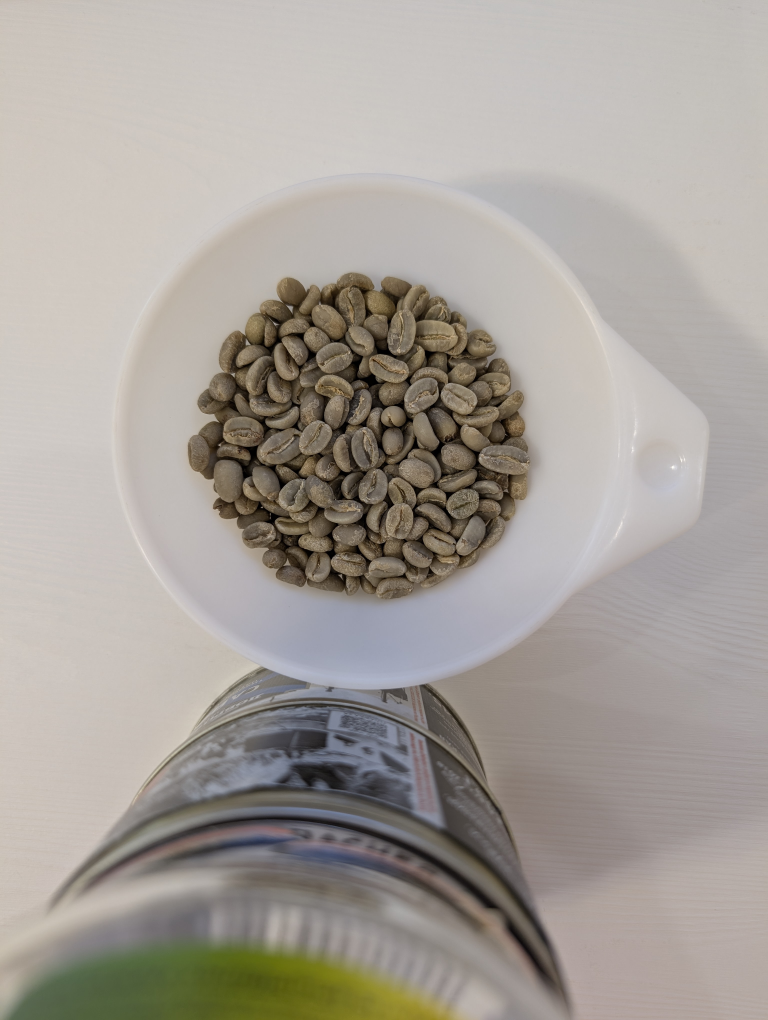
#> input picture dataset/2026-08-09__test_new_format/PXL_20260809_115827675.jpg, 3072 x 4080 px (shown at 1/4 size); its folder holds only this picture in this run
$ python -i estimators.py   (imports and definitions only)
#> lines starting #> are read from the running program, lines starting #| are printed output that depends on the picture; after the words box and inside, x2 and y2 are one past the last pixel; in counts of white or black regions, pixels touching at a corner belong together
#> further down, picture is the input picture: shape (4080, 3072, 3); mean B, G, R 153.4, 160, 166
"""Four candidate bean-scale estimators, plus the FFT method already on record.

All return an estimated centre-to-centre spacing in pixels of the *input crop*,
directly comparable to the manual ground truth
    spacing = crop_side / sqrt(n_beans)

Each is deliberately given the same input: the identical centre crop that was
rendered for manual counting, so no method gets a different field of view.
"""
from __future__ import annotations

import time

import cv2
import numpy as np
from scipy import ndimage


# ---------------------------------------------------------------- helpers
def _gray(img_bgr, max_side=1200):
    """Grayscale, capped resolution. Returns (gray, scale) where
    spacing_in_source = spacing_measured * scale."""
#> called with max_side = 1200
    h, w = img_bgr.shape[:2]
#> h = 4080; w = 3072
    s = max(h, w) / max_side
#> s = 3.4
    if s > 1:
        img_bgr = cv2.resize(img_bgr, (int(w / s), int(h / s)), interpolation=cv2.INTER_AREA)
    else:
        s = 1.0
    return cv2.cvtColor(img_bgr, cv2.COLOR_BGR2GRAY), s


# [8 lines left out: function _radial_profile, not called in this run]


# ---------------------------------------------------------------- M1
def m1_distance_transform(img_bgr):
    """Threshold beans against the darker inter-bean gaps, distance-transform,
    and read the median inscribed radius off the local maxima.

    For touching convex objects the distance-transform peak inside each object is
    its inscribed radius, so centre-to-centre spacing is about twice that. This is
    the standard recipe for sizing touching particles and is what makes it robust
    where simple connected components would merge every bean into one blob.
    """
    gray, scale = _gray(img_bgr)
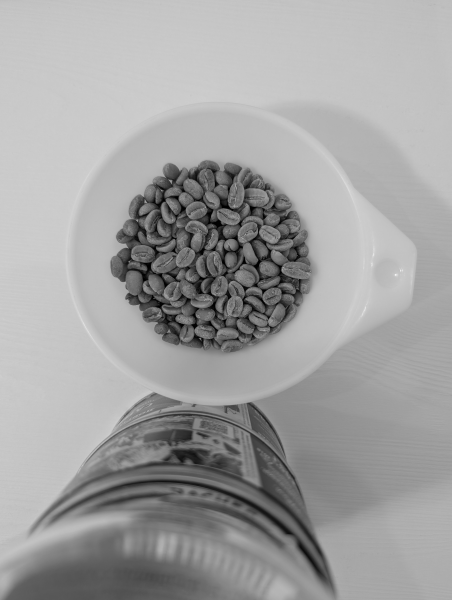
#> gray: shape (1200, 903) (shown at 1/2 size); min 0, max 253, mean 161
#> scale = 3.4
    gray = cv2.GaussianBlur(gray, (0, 0), 2)
    # Beans are brighter than the shadowed gaps between them.
    _, mask = cv2.threshold(gray, 0, 255, cv2.THRESH_BINARY + cv2.THRESH_OTSU)
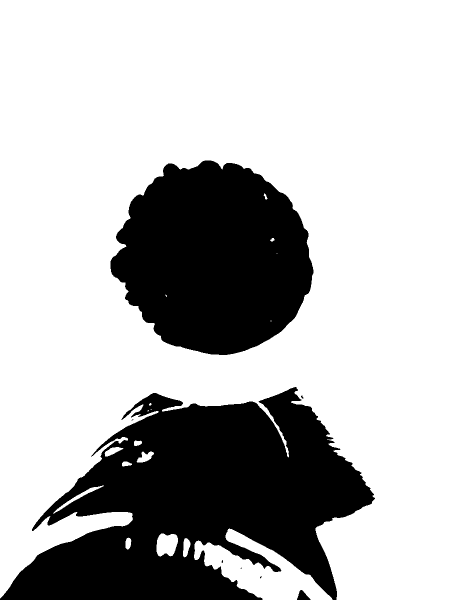
#> mask: shape (1200, 903) (shown at 1/2 size); 72% white; 8 black regions (5 under 20 px), largest, box (x1, y1, x2, y2) and area: (0, 774, 750, 1200) 185486, (221, 321, 627, 710) 117222, (594, 1180, 621, 1200) 320
    # Close pinholes (creases and silverskin read as dark inside a bean).
    k = cv2.getStructuringElement(cv2.MORPH_ELLIPSE, (7, 7))
    mask = cv2.morphologyEx(mask, cv2.MORPH_CLOSE, k, iterations=2)
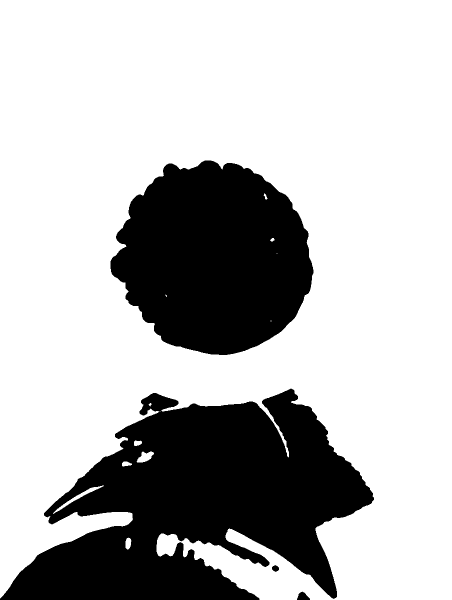
#> mask: shape (1200, 903) (shown at 1/2 size); 72.3% white; 4 black regions, box (x1, y1, x2, y2) and area: (0, 777, 748, 1200) 182566, (221, 321, 627, 710) 117168, (594, 1183, 620, 1200) 287, (544, 1130, 558, 1144) 134
    dist = cv2.distanceTransform(mask, cv2.DIST_L2, 5)
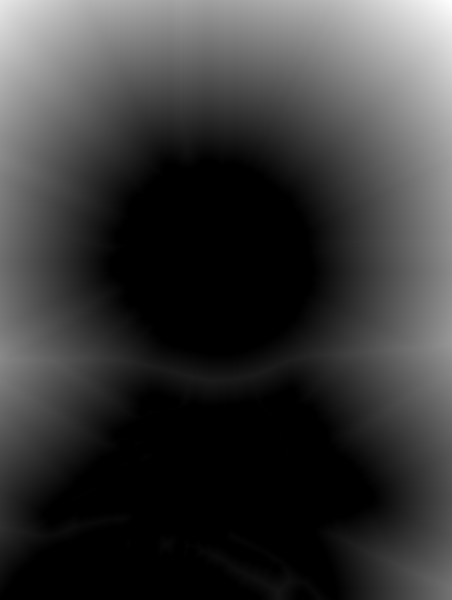
#> dist: shape (1200, 903) float32 (shown at 1/2 size); min 0, max 510, mean 112.2; drawn with min black and max white
    if dist.max() < 2:
        return None
    # Local maxima on a neighbourhood scaled to the rough object size, so two
    # peaks inside one bean don't both count.
    approx_r = max(3, int(dist.max() * 0.6))
#> approx_r = 305
    mx = ndimage.maximum_filter(dist, size=approx_r)
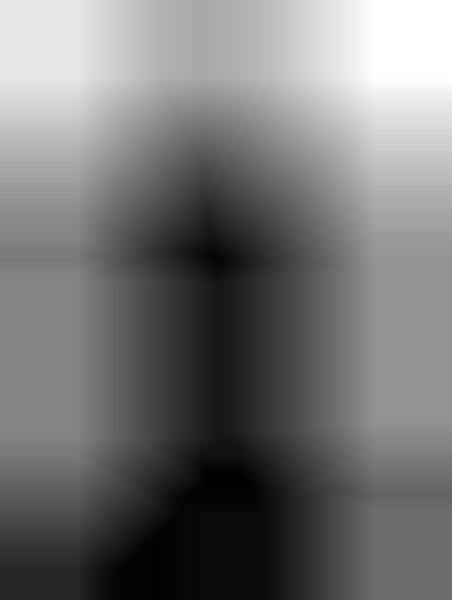
#> mx: shape (1200, 903) float32 (shown at 1/2 size); min 18.58, max 510, mean 243.3; drawn with min black and max white
    peaks = dist[(dist == mx) & (dist > 0.35 * dist.max())]
#> peaks = [463.4, 510, 302.7, 274.4, 230.4]
    if peaks.size < 4:
        return None
    return float(2.0 * np.median(peaks) * scale)


# ---------------------------------------------------------------- M2
# [48 lines left out: functions m2_granulometry, m3_autocorrelation, not called in this run]


# ---------------------------------------------------------------- M4
_SAM = None


# [44 lines left out: functions m4_mobile_sam, m0_fft_radial, not called in this run]


METHODS = {
    "M1 dist-transform": m1_distance_transform,
    "M2 granulometry": m2_granulometry,
    "M3 autocorrelation": m3_autocorrelation,
    "M4 MobileSAM": m4_mobile_sam,
    "M0 FFT (incumbent)": m0_fft_radial,
}


# [7 lines left out: function timed, not called in this run]

>>> import cv2
>>> picture = cv2.imread('../../dataset/2026-08-09__test_new_format/PXL_20260809_115827675.jpg')
>>> result = m1_distance_transform(picture)
#> result = 2058.6

$ run again, on dataset/2026-08-09__test_new_format/PXL_20260809_115836451.jpg
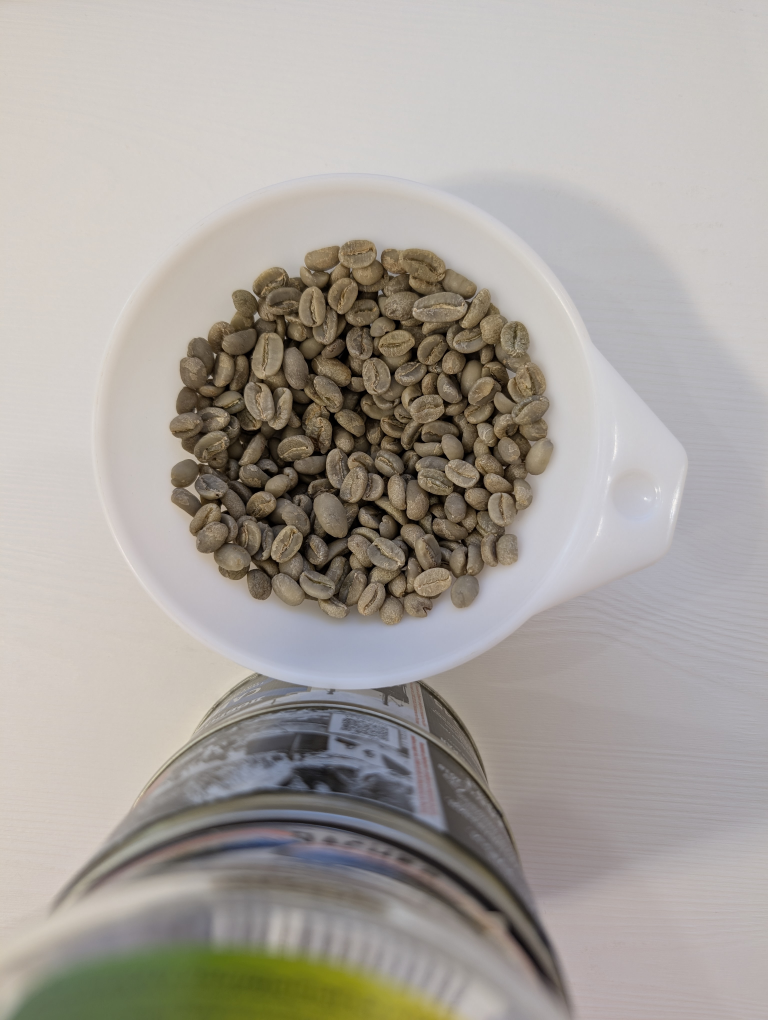
#> input picture dataset/2026-08-09__test_new_format/PXL_20260809_115836451.jpg, 3072 x 4080 px (shown at 1/4 size)
#> picture is the input picture: shape (4080, 3072, 3); mean B, G, R 157.6, 163.5, 169
#> scale = 3.4
#> in m1_distance_transform, `_, mask = cv2.threshold(gray, 0, 255, cv2.THRESH_BINARY + cv2.THRESH_O..`:
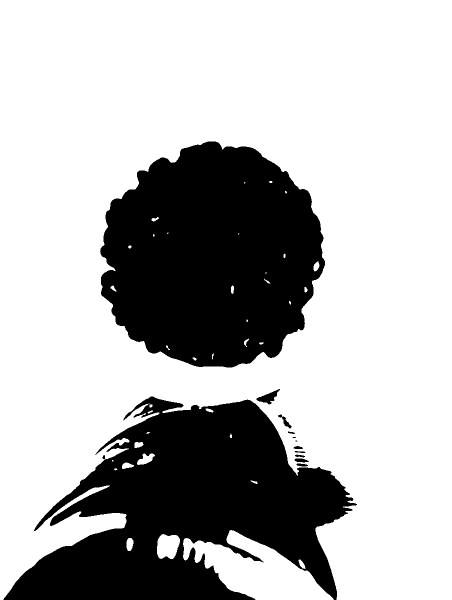
#> mask: shape (1200, 903) (shown at 1/2 size); 71% white; 13 black regions (2 under 20 px), largest, box (x1, y1, x2, y2) and area: (7, 793, 714, 1200) 159050, (200, 283, 650, 735) 154270, (513, 778, 560, 809) 600
#> approx_r = 283
#> in m1_distance_transform, `mx = ndimage.maximum_filter(dist, size=approx_r)`:
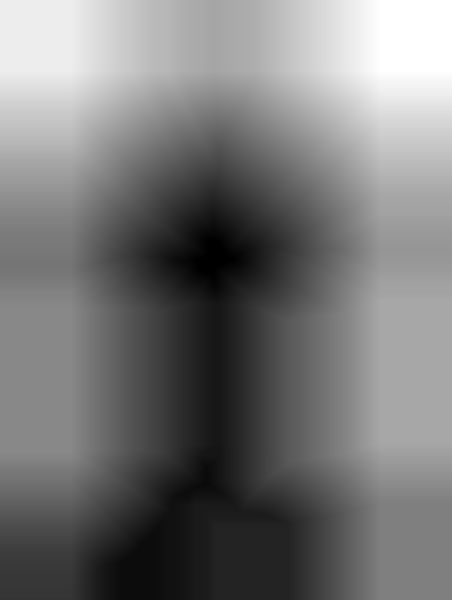
#> mx: shape (1200, 903) float32 (shown at 1/2 size); min 3, max 472.7, mean 223.1; drawn with min black and max white
#> peaks = [439.8, 472.7, 311.3, 254.6, 237.3]
#> result = 2117
